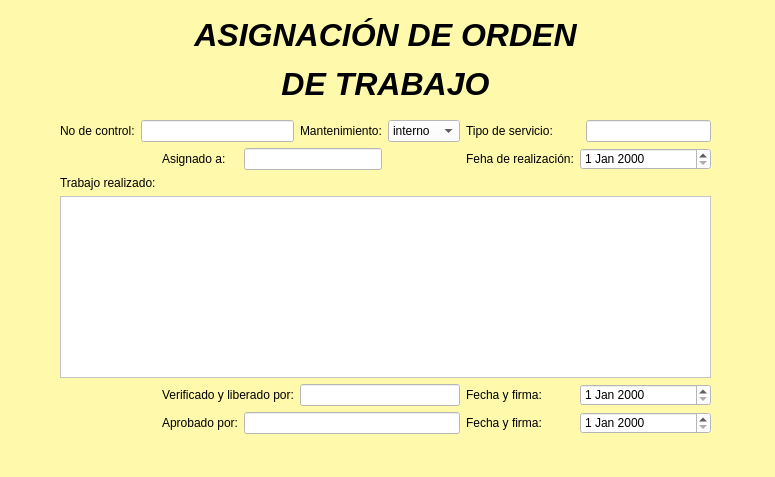
<?xml version="1.0" encoding="UTF-8"?>
<ui version="4.0">
 <class>Form_AsignarOrdenDeTrabajo</class>
 <widget class="QMainWindow" name="Form_AsignarOrdenDeTrabajo">
  <property name="geometry">
   <rect>
    <x>0</x>
    <y>0</y>
    <width>775</width>
    <height>477</height>
   </rect>
  </property>
  <property name="windowTitle">
   <string>MainWindow</string>
  </property>
  <property name="styleSheet">
   <string notr="true">background-color: rgb(255, 249, 171);</string>
  </property>
  <widget class="QWidget" name="centralwidget">
   <widget class="QLabel" name="label_4">
    <property name="geometry">
     <rect>
      <x>40</x>
      <y>10</y>
      <width>691</width>
      <height>101</height>
     </rect>
    </property>
    <property name="whatsThis">
     <string>&lt;html&gt;&lt;head/&gt;&lt;body&gt;&lt;p align=&quot;center&quot;&gt;&lt;br/&gt;&lt;/p&gt;&lt;/body&gt;&lt;/html&gt;</string>
    </property>
    <property name="text">
     <string>&lt;html&gt;&lt;head/&gt;&lt;body&gt;&lt;p align=&quot;center&quot;&gt;&lt;span style=&quot; font-size:24pt; font-weight:600; font-style:italic;&quot;&gt;ASIGNACIÓN DE ORDEN&lt;/span&gt;&lt;/p&gt;&lt;p align=&quot;center&quot;&gt;&lt;span style=&quot; font-size:24pt; font-weight:600; font-style:italic;&quot;&gt;DE TRABAJO&lt;/span&gt;&lt;/p&gt;&lt;/body&gt;&lt;/html&gt;</string>
    </property>
   </widget>
   <widget class="QWidget" name="">
    <property name="geometry">
     <rect>
      <x>60</x>
      <y>120</y>
      <width>651</width>
      <height>314</height>
     </rect>
    </property>
    <layout class="QGridLayout" name="gridLayout">
     <item row="0" column="5">
      <widget class="QComboBox" name="comboBox">
       <property name="styleSheet">
        <string notr="true">background-color: rgb(255, 255, 255);</string>
       </property>
       <item>
        <property name="text">
         <string>interno</string>
        </property>
       </item>
       <item>
        <property name="text">
         <string>Externo</string>
        </property>
       </item>
      </widget>
     </item>
     <item row="5" column="3" colspan="3">
      <widget class="QLineEdit" name="lineEdit_11">
       <property name="styleSheet">
        <string notr="true">background-color: rgb(255, 255, 255);</string>
       </property>
      </widget>
     </item>
     <item row="1" column="7" colspan="2">
      <widget class="QDateEdit" name="dateEdit_4">
       <property name="styleSheet">
        <string notr="true">background-color: rgb(255, 255, 255);</string>
       </property>
      </widget>
     </item>
     <item row="5" column="7" colspan="2">
      <widget class="QDateEdit" name="dateEdit_6">
       <property name="styleSheet">
        <string notr="true">background-color: rgb(255, 255, 255);</string>
       </property>
      </widget>
     </item>
     <item row="0" column="6" colspan="2">
      <widget class="QLabel" name="label_12">
       <property name="text">
        <string>Tipo de servicio:</string>
       </property>
      </widget>
     </item>
     <item row="4" column="6">
      <widget class="QLabel" name="label_18">
       <property name="text">
        <string>Fecha y firma:</string>
       </property>
      </widget>
     </item>
     <item row="5" column="6">
      <widget class="QLabel" name="label_19">
       <property name="text">
        <string>Fecha y firma:</string>
       </property>
      </widget>
     </item>
     <item row="0" column="0">
      <widget class="QLabel" name="label_10">
       <property name="text">
        <string>No de control:</string>
       </property>
      </widget>
     </item>
     <item row="1" column="2">
      <widget class="QLabel" name="label_13">
       <property name="text">
        <string>Asignado a:</string>
       </property>
      </widget>
     </item>
     <item row="4" column="7" colspan="2">
      <widget class="QDateEdit" name="dateEdit_5">
       <property name="styleSheet">
        <string notr="true">background-color: rgb(255, 255, 255);</string>
       </property>
      </widget>
     </item>
     <item row="4" column="4" colspan="2">
      <widget class="QLineEdit" name="lineEdit_10">
       <property name="styleSheet">
        <string notr="true">background-color: rgb(255, 255, 255);</string>
       </property>
      </widget>
     </item>
     <item row="1" column="3" colspan="2">
      <widget class="QLineEdit" name="lineEdit_9">
       <property name="styleSheet">
        <string notr="true">background-color: rgb(255, 255, 255);</string>
       </property>
      </widget>
     </item>
     <item row="0" column="4">
      <widget class="QLabel" name="label_11">
       <property name="text">
        <string>Mantenimiento:</string>
       </property>
      </widget>
     </item>
     <item row="2" column="0" colspan="2">
      <widget class="QLabel" name="label_15">
       <property name="text">
        <string>Trabajo realizado:</string>
       </property>
      </widget>
     </item>
     <item row="0" column="8">
      <widget class="QLineEdit" name="lineEdit_8">
       <property name="styleSheet">
        <string notr="true">background-color: rgb(255, 255, 255);</string>
       </property>
      </widget>
     </item>
     <item row="5" column="2">
      <widget class="QLabel" name="label_17">
       <property name="text">
        <string>Aprobado por:</string>
       </property>
      </widget>
     </item>
     <item row="1" column="6">
      <widget class="QLabel" name="label_14">
       <property name="text">
        <string>Feha de realización:</string>
       </property>
      </widget>
     </item>
     <item row="4" column="2" colspan="2">
      <widget class="QLabel" name="label_16">
       <property name="text">
        <string>Verificado y liberado por:</string>
       </property>
      </widget>
     </item>
     <item row="0" column="1" colspan="3">
      <widget class="QLineEdit" name="lineEdit_7">
       <property name="styleSheet">
        <string notr="true">background-color: rgb(255, 255, 255);</string>
       </property>
      </widget>
     </item>
     <item row="3" column="0" colspan="9">
      <widget class="QTextEdit" name="textEdit">
       <property name="styleSheet">
        <string notr="true">background-color: rgb(255, 255, 255);</string>
       </property>
      </widget>
     </item>
    </layout>
   </widget>
  </widget>
  <widget class="QStatusBar" name="statusbar"/>
 </widget>
 <resources/>
 <connections/>
</ui>
